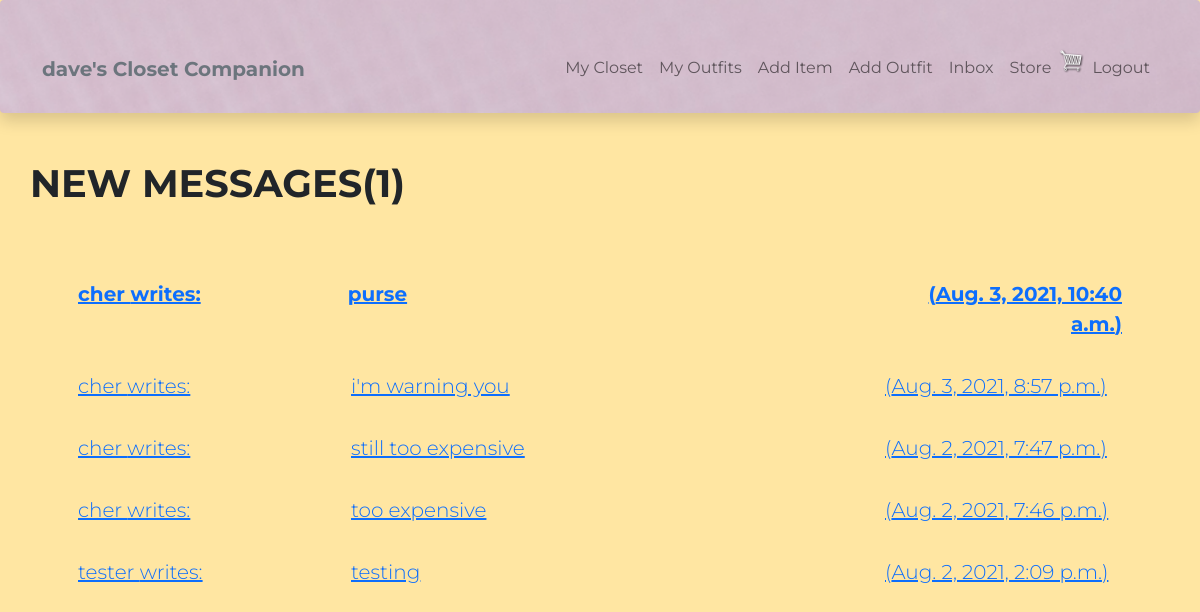
The app's page /inbox/ (signed in), older data.
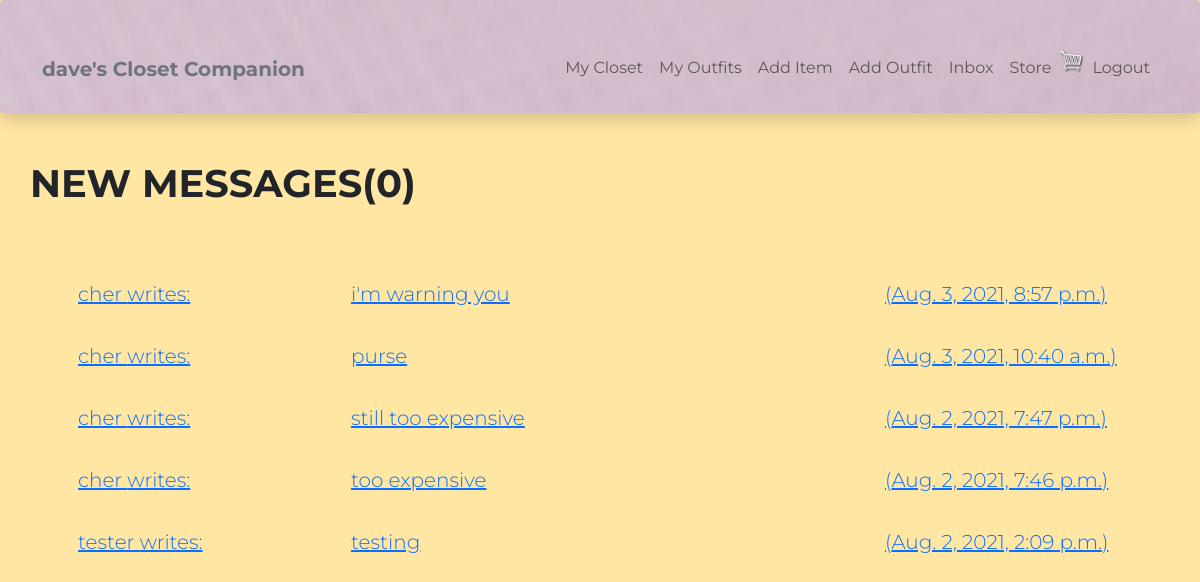
The same page, newer data.
### user/models.py (models this page shows, shortened)
class Message(models.Model):
    sender = models.ForeignKey(Profile, on_delete=models.SET_NULL, null=True, blank=True)
    recipient = models.ForeignKey(Profile, on_delete=models.SET_NULL, null=True, blank=True, related_name="messages")
    name = models.CharField(max_length=200, blank=True, null=True)
    email = models.EmailField(max_length=200, blank=True, null=True)
    subject = models.CharField(max_length=200, blank=True, null=True)
    body = models.TextField()
    is_read = models.BooleanField(default = False, null=True)
    created = models.DateTimeField(auto_now_add=True)
    id = models.UUIDField(default=uuid.uuid4, unique=True, primary_key=True, editable=False)
    class Meta:
        ordering = ['is_read', '-created']

class Profile(models.Model):
    user = models.OneToOneField(
        User, on_delete=models.CASCADE, null=True, blank=True)
    name = models.CharField(max_length=200, blank=True, null=True)
    email = models.EmailField(max_length=500, blank=True, null=True)
    username = models.CharField(max_length=200, blank=True, null=True)
    created = models.DateTimeField(auto_now_add=True)
    id = models.UUIDField(default=uuid.uuid4, unique=True,
                          primary_key=True, editable=False)
    def __str__(self):
        return str(self.username)

### user/views.py (the view)
# urls.py: path('inbox/', views.inbox, name='inbox'),
@login_required(login_url="login")
def inbox(request):
    profile = request.user.profile
    messageRequests = profile.messages.all()
    unreadCount = messageRequests.filter(is_read=False).count()
    context = {'messageRequests': messageRequests, 'unreadCount': unreadCount,}
    return render(request, 'user/inbox.html', context)

### user/templates/user/inbox.html
{% extends 'main.html' %}
{% block content %}
  <main class="inbox my-xl">
    <div class="content-box">
      <h3 class="inbox__title">New Messages(<span>{{unreadCount}}</span>)</h3>
      <ul class="messages">
        {% for message in messageRequests %}
        {% if message.is_read == False %}
        <li class="message message--unread">
          {% else %}
          <li class="message">
        {% endif %}
          <a href="{% url 'message' message.id %}">
            <span class="message__author">{{message.sender}} writes: </span>
            <span class="message__subject">{{message.subject}}</span>
            <span class="message__date">({{message.created}})</span>
          </a>
        </li>
        {% endfor %}
      </ul>
    </div>
  </main>
{% endblock %}

Row changes from the older to the newer data that the page shows:
shown differently, row unchanged: Message "i'm warning you": moves up the list
changed Message "purse": is_read False → True (drawn)
Text that changed along with them:
{{ unreadCount }}: "1" → "0"
